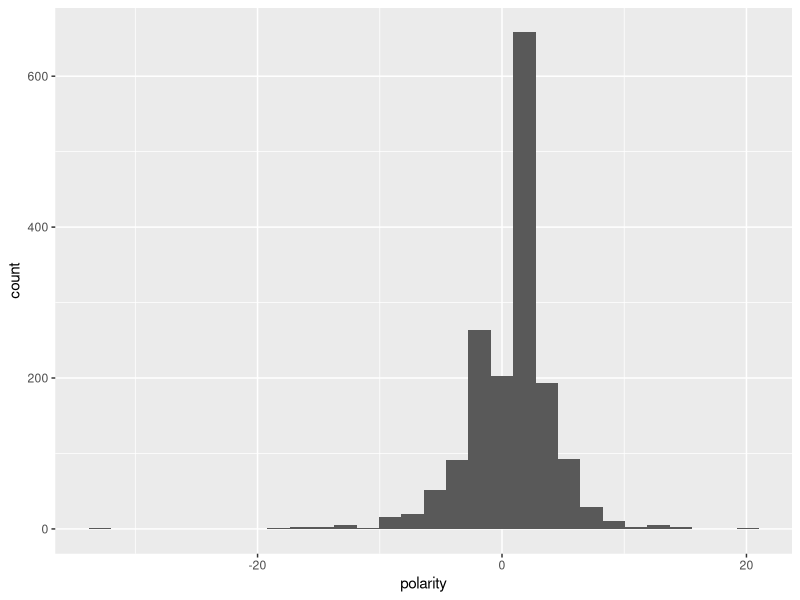
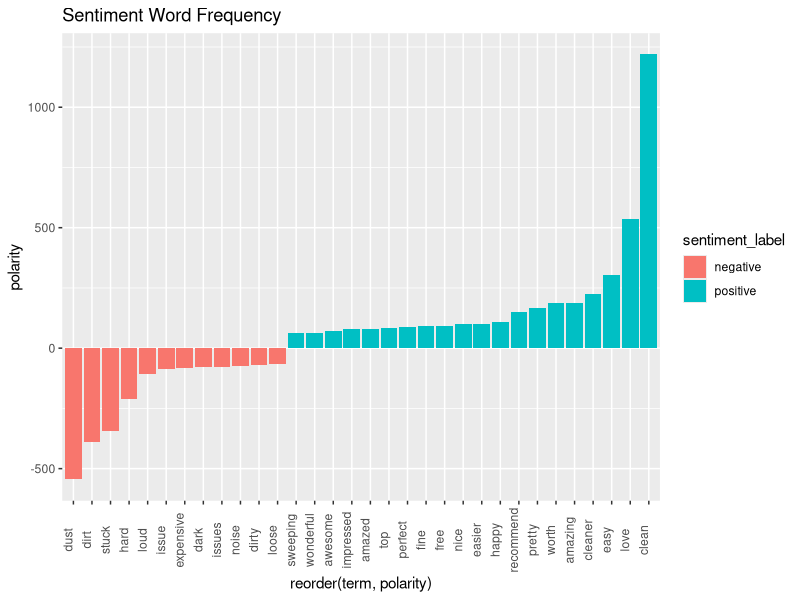

Write the R code that produced these figures, in order.
## ---- chunk 1
knitr::opts_chunk$set(echo = TRUE)
## ---- chunk 2
library(tidyverse)
library(tidytext)
## ---- chunk 3
reviews = read_csv("Datasets/Roomba Reviews.csv")

bing = get_sentiments("bing")

tidy_reviews = reviews %>%
  mutate(id = row_number()) %>%
  unnest_tokens(term, Review) %>%
  anti_join(stop_words, by = c("term" = "word")) 
## ---- chunk 4
reviews_polarity = tidy_reviews %>%
  inner_join(bing, by = c("term" = "word")) %>%
  count(id, sentiment) %>%
  spread(sentiment, n, fill = 0) %>%
  mutate(polarity = positive - negative)
## ---- chunk 5
reviews_polarity %>%
  ggplot(aes(x = polarity)) +
  geom_histogram()
## ---- chunk 6
terms_polarity = tidy_reviews %>%
  inner_join(bing, by = c("term" = "word")) %>%
  count(term, sentiment) %>%
  spread(sentiment, n, fill = 0) %>%
  mutate(polarity = positive - negative)

terms_label = terms_polarity %>%
  filter(abs(polarity) >= 60) %>%
  mutate(sentiment_label = ifelse(polarity > 0, "positive", "negative"))


# Visualisation
ggplot(terms_label, aes(x = reorder(term, polarity), y = polarity, fill = sentiment_label)) +
  geom_col() + 
  ggtitle("Sentiment Word Frequency") +
  theme(axis.text.x = element_text(angle = 90, vjust = -0.1))
